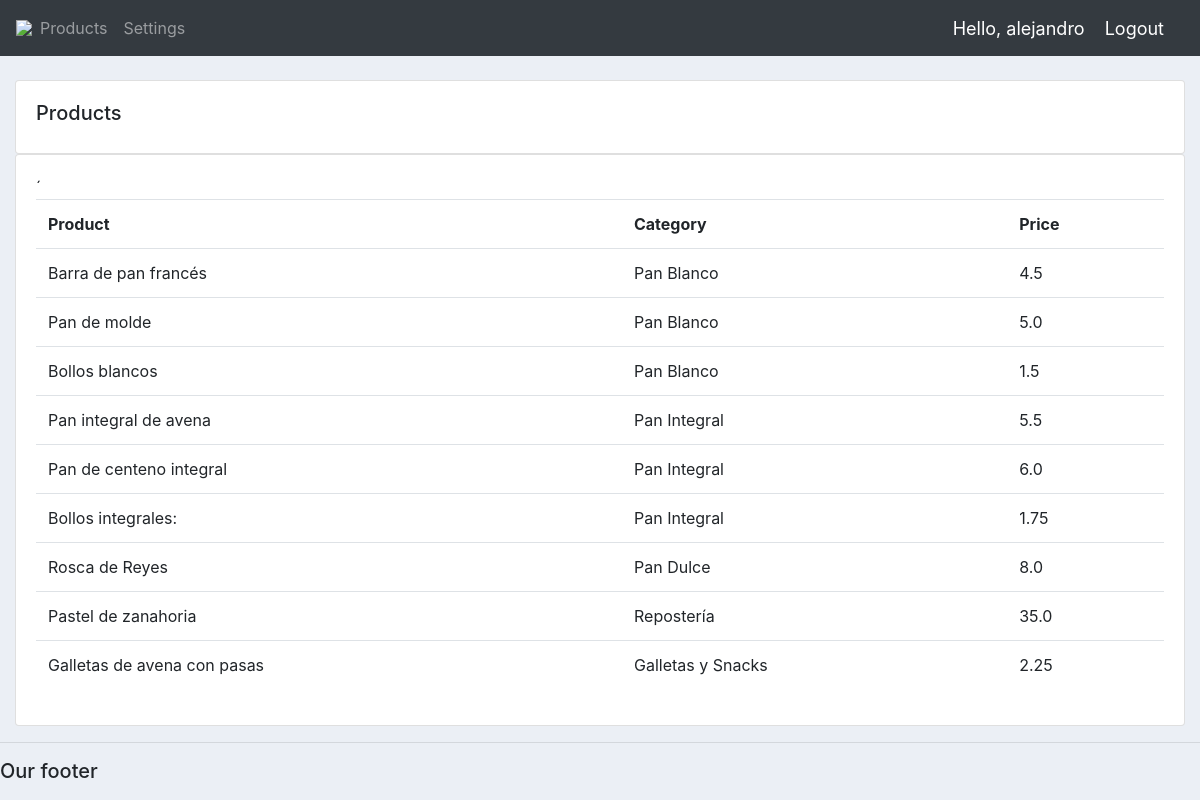
The page /products/ (signed in) on the database its author committed.
### accounts/models.py (models this page shows, shortened)
class Product(models.Model):
	CATEGORY = (
    ('Pan Blanco', 'Pan Blanco'),
    ('Pan Integral', 'Pan Integral'),
    ('Pan Dulce', 'Pan Dulce'),
    ('Repostería', 'Repostería'),
    ('Galletas y Snacks', 'Galletas y Snacks'),
)
	name = models.CharField(max_length=200, null=True)
	price = models.FloatField(null=True)
	category = models.CharField(max_length=200, null=True, choices=CATEGORY)
	description = models.CharField(max_length=200, null=True, blank=True)
	date_created = models.DateTimeField(auto_now_add=True, null=True)
	tags = models.ManyToManyField(Tag)

### accounts/views.py (the view)
# urls.py: path('products/', views.products,name="products"),
@login_required(login_url='login')
def products(request):
    products=Product.objects.all()
    return render(request, 'accounts/products.html',{'products':products})

### accounts/templates/accounts/products.html
{%  extends 'accounts/main.html' %}
{% block content %}
		<br>
		<div class="row">
			<div class="col-md">
				<div class="card card-body">
					<h5>Products</h5>
				</div>
				<div class="card card-body">
					<table class="table">
						<tr>
							<th>Product</th>
							<th>Category</th>
							<th>Price</th>
						</tr>´
					{% for i in products %}
					<tr>
						<td>{{i.name}}</td>
						<td>{{i.category}}</td>
						<td>{{i.price}}</td>
					</tr>
					{% endfor %}
					</table>
				</div>
			</div>
		</div>
{% endblock content %}

### accounts/templates/accounts/navbar.html (shortened to what this page needs)
{% load static %}
<nav class="navbar navbar-expand-lg navbar-dark bg-dark">
 <img src="{% static 'images/logo.png' %}">
  <div class="collapse navbar-collapse" id="navbarNav">
    <ul class="navbar-nav">
      {% if request.user.is_staff %}
      <li class="nav-item active">
        <a class="nav-link" href="{% url 'home' %}">Dashboard</a>
      </li>
      <li class="nav-item">
        <a class="nav-link" href="{% url 'products' %}">Products</a>
      </li>
      {% else %}
      <li class="nav-item">
        <a class="nav-link" href="{% url 'products' %}">Products</a>
      </li>
       <li class="nav-item">
        <a class="nav-link" href="{% url 'account' %}">Settings</a>
      </li>
      {% endif %}
    </ul>
  </div>
  <span class="hello-msg">Hello, {{request.user}}</span>
  <span ><a  class="hello-msg" href="{% url 'logout' %}">Logout</a></span>
</nav>

### static/css/main.css (style rules this page uses)
body { background-color: #ebeff5; }

### accounts/templates/accounts/navbar.html (style rules this page uses)
.hello-msg { font-size: 18px; color: #fff; margin-right: 20px; }

### rows shown on the page
Product: name "Barra de pan francés", category "Pan Blanco", price "4.5"
Product: name "Pan de molde", category "Pan Blanco", price "5.0"
Product: name "Bollos blancos", category "Pan Blanco", price "1.5"
Product: name "Pan integral de avena", category "Pan Integral", price "5.5"
Product: name "Pan de centeno integral", category "Pan Integral", price "6.0"
Product: name "Bollos integrales:", category "Pan Integral", price "1.75"
Product: name "Rosca de Reyes", category "Pan Dulce", price "8.0"
Product: name "Pastel de zanahoria", category "Repostería", price "35.0"
Product: name "Galletas de avena con pasas", category "Galletas y Snacks", price "2.25"

### other values the page prints
{{ request.user }} "alejandro"
